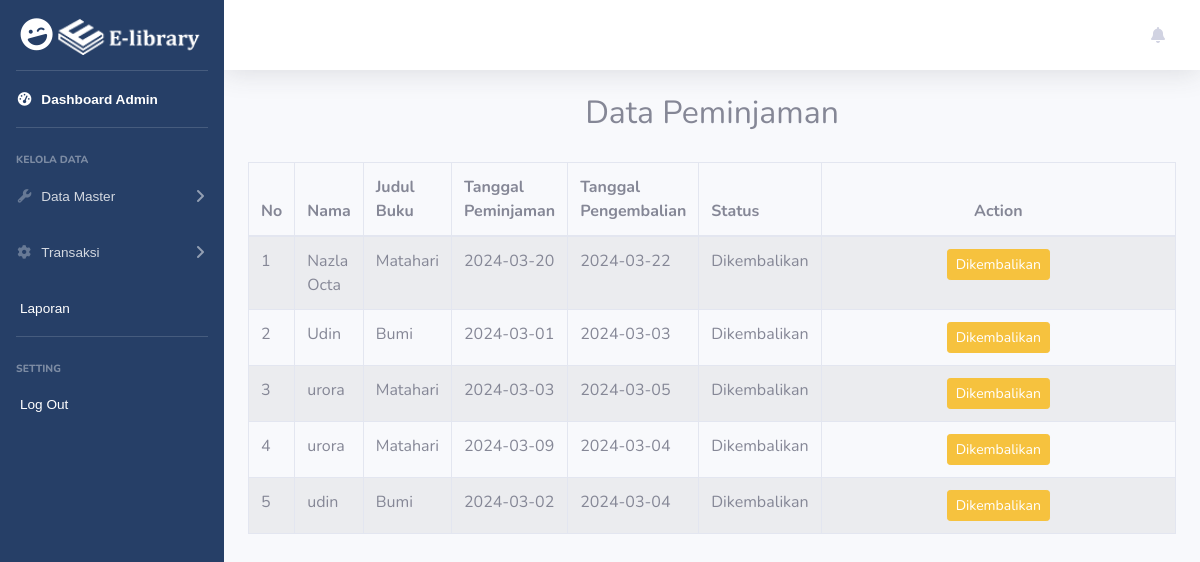
The page /index.php/admin/read_peminjaman on the database its author committed.
### tables this page shows
CREATE TABLE `tb_peminjaman` (
  `id_peminjaman` int(11) NOT NULL,
  `username` varchar(100) NOT NULL,
  `buku` varchar(255) NOT NULL,
  `tanggal_peminjaman` date NOT NULL,
  `tanggal_pengembalian` date NOT NULL,
  `status` varchar(100) NOT NULL
);

### application/controllers/admin.php (called while the page is built, shortened)
<?php
class admin extends CI_Controller {
    function __construct(){
		$this->load->model('mymodel');
		$this->load->library('form_validation');
		$this->load->helper('url','form');
	}
	public function read_peminjaman(){
        $data['peminjaman'] = $this->mymodel->tampil_peminjaman()->result();
        $data['page']='kelola_peminjaman';
        $this->load->view('v_admin',$data);
    }
}

### index.php (called while the page is built, shortened)
<?php
require_once BASEPATH.'core/CodeIgniter.php';

### application/models/mymodel.php (called while the page is built, shortened)
<?php
class mymodel extends CI_Model {
	public function tampil_peminjaman()
	{
		return $this->db->get('tb_peminjaman');
	}
}

### application/views/kelola_peminjaman.php (the view, shortened to what this page needs)
<div class="container" style="margin-top: 20px">
    <div class="row">
        <div class="col-md-12">
            <h2 style="text-align: center;margin-bottom: 30px">Data Peminjaman </h2>
            <table id="table_id" class="table table-striped table-bordered" cellspacing="0" width="100%">
              <thead>
                <tr>
                    <th>No</th>
                    <th>Nama</th>
                    <th>Judul Buku</th>
                    <th>Tanggal Peminjaman</th>
                    <th>Tanggal Pengembalian</th>
                    <th>Status</th>
               <th style="width:50px; text-align: center;" >Action</th>
                </tr>
              </thead>
              <tbody>
                    <?php
                        $no=1;
                        foreach ($peminjaman as $s) {
                    ?>
                        <tr>
                            <td><?php echo $no++?></td>
                            <td><?php echo $s->username?></td>
                            <td><?php echo $s->buku?></td>
                            <td><?php echo $s->tanggal_peminjaman?></td>
                            <td><?php echo $s->tanggal_pengembalian?></td>
                            <td><?php echo $s->status?></td>
                            <td style="width:500px; text-align: center;">
                           <button  class="btn btn-sm btn-warning" data-toggle="modal" data-id="<?php echo $s->id_peminjaman?>" data-target="#modalsetuju">Dikembalikan</button>
                            </td>
                        </tr>
                    <?php }?>
              </tbody>
            </table>
        </div>
    </div>
</div>
</body>
</html>

### application/views/v_admin.php (shortened to what this page needs)
<!DOCTYPE html>
<html lang="en">
<head>
    <link href="vendor/fontawesome-free/css/all.min.css" rel="stylesheet" type="text/css">
    <link href="<?=base_url('assetss/')?>css/sb-admin-2.min.css" rel="stylesheet">
    <link href="https://cdn.datatables.net/v/bs5/jq-3.6.0/dt-1.13.4/af-2.5.3/b-2.3.6/b-colvis-2.3.6/b-html5-2.3.6/b-print-2.3.6/r-2.4.1/rg-1.3.1/rr-1.3.3/sc-2.1.1/sp-2.1.2/datatables.min.css" rel="stylesheet"/>
</head>
<body>
    <div id="wrapper" >
        <ul  class="navbar-nav bg-gradient-primary sidebar sidebar-dark accordion" style=""  id="accordionSidebar" >
        <a class="sidebar-brand d-flex align-items-center justify-content-center"style="">
            <tr>
                <div class="sidebar-brand-icon rotate-n-15"style="">
                    <i class="fas fa-laugh-wink"></i>
                </div><img src="<?=base_url('assetss/')?>img/002.svg" width="150px" alt="">
            </a>
            <hr class="sidebar-divider my-0">
            <li class="nav-item active"style="">
                <a class="nav-link" href="<?=site_url('admin')?>">
                    <i class="fas fa-fw fa-tachometer-alt" ></i>
                    <span style="font-family: 'cambria', sans-serif;">Dashboard Admin</span></a>
            </li>
              <hr class="sidebar-divider my-0">
       <br>
          <div class="sidebar-heading">
                Kelola Data
            </div>
         <li class="nav-item"style="">
                <a class="nav-link collapsed" href="#" data-toggle="collapse" data-target="#collapseUtilities"
                    aria-expanded="true" aria-controls="collapseUtilities">
                    <i class="fas fa-fw fa-wrench"></i>
                    <span style="font-family: 'cambria', sans-serif;">Data Master</span>
                </a>
            </li>
            <li class="nav-item"style="">
                <a class="nav-link collapsed" href="#" data-toggle="collapse" data-target="#collapseTwo"
                    aria-expanded="true" aria-controls="collapseTwo">
                    <i class="fas fa-fw fa-cog"></i>
                    <span style="font-family: 'cambria', sans-serif;">Transaksi</span>
                </a>
            </li>
            <li class="nav-item active">
            <li class="nav-item">
                <a class="nav-link" href="<?=site_url('admin/laporanpeminjaman')?>">
                    <span style="color: white;font-family: 'cambria', sans-serif;">Laporan</span>
                </a>
            </li>
             <hr class="sidebar-divider my-0">
             <br>
          <div class="sidebar-heading">
                Setting
            </div>
        <li class="nav-item"style="">
                    <a class="nav-link collapsed" href="#" data-toggle="modal" data-target="#logoutModal">
                    <span style="color: white;font-family: 'cambria', sans-serif;">Log Out</span>
                </a>
            </li>
            </li>
        </ul>
        <div id="content-wrapper" class="d-flex flex-column" >
            <div id="content" >
            <nav class="navbar navbar-expand navbar-light bg-white topbar mb-4 static-top shadow" style="background-color: #30393A;">
            <ul class="navbar-nav ml-auto" >
             <li class="nav-item dropdown no-arrow mx-1">
             <a class="nav-link dropdown-toggle" href="#" id="alertsDropdown" role="button"
                        data-toggle="dropdown" aria-haspopup="true" aria-expanded="false">
             <i class="fas fa-bell fa-fw"></i>
             </a>
                        </li>
                </ul>
            </nav>
    <?php include($page .'.php')?>
 <link href="https://cdn.datatables.net/v/bs5/jq-3.6.0/dt-1.13.4/af-2.5.3/b-2.3.6/b-colvis-2.3.6/b-html5-2.3.6/b-print-2.3.6/r-2.4.1/rg-1.3.1/rr-1.3.3/sc-2.1.1/sp-2.1.2/datatables.min.css" rel="stylesheet"/>
</body>
</html>

### application/views/v_admin.php (style rules this page uses)
.bg-gradient-primary { background-color: #263F67; background-image: linear-gradient(180deg, #263F67 10%, #263F67 100%); background-size: cover; }
.bg-white { background-color: #FFFFFF; background-image: linear-gradient(180deg, #FFFFFF 10%, #FFFFFF 100%); }

### rows shown on the page
tb_peminjaman: username "Nazla Octa", buku "Matahari", tanggal_peminjaman "2024-03-20", tanggal_pengembalian "2024-03-22", status "Dikembalikan"
tb_peminjaman: username "Udin", buku "Bumi", tanggal_peminjaman "2024-03-01", tanggal_pengembalian "2024-03-03", status "Dikembalikan"
tb_peminjaman: username "urora", buku "Matahari", tanggal_peminjaman "2024-03-03", tanggal_pengembalian "2024-03-05", status "Dikembalikan"
tb_peminjaman: username "urora", buku "Matahari", tanggal_peminjaman "2024-03-09", tanggal_pengembalian "2024-03-04", status "Dikembalikan"
tb_peminjaman: username "udin", buku "Bumi", tanggal_peminjaman "2024-03-02", tanggal_pengembalian "2024-03-04", status "Dikembalikan"
